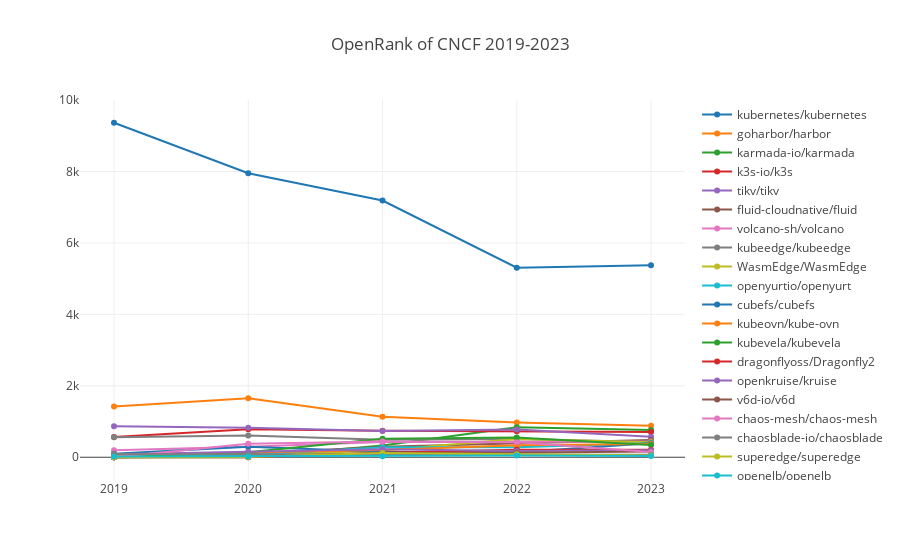

The notebook cell this image was saved under:
### Markdown cell above
### CNCF

### Code cell
processTechFieldData(':foundations/linux_foundation/cncf', 'CNCF');

### Figure 1 — Plotly figure (JSON) as saved in the notebook; plotly's stock layout.template omitted (floating-point values rounded to 4 significant figures)
{"data": [{"name": "kubernetes/kubernetes", "x": [2019, 2020, 2021, 2022, 2023], "y": [9365.0, 7951.0, 7188.0, 5307.0, 5374.0]}, {"name": "goharbor/harbor", "x": [2019, 2020, 2021, 2022, 2023], "y": [1422.0, 1653.0, 1131.0, 970.2, 885.0]}, {"name": "karmada-io/karmada", "x": [2019, 2020, 2021, 2022, 2023], "y": [0, 0, 331.9, 838.2, 764.6]}, {"name": "k3s-io/k3s", "x": [2019, 2020, 2021, 2022, 2023], "y": [567.0, 783.8, 739.1, 726.5, 708.3]}, {"name": "tikv/tikv", "x": [2019, 2020, 2021, 2022, 2023], "y": [866.0, 828.8, 735.1, 778.1, 572.0]}, {"name": "fluid-cloudnative/fluid", "x": [2019, 2020, 2021, 2022, 2023], "y": [0, 89.72, 297.0, 381.5, 481.8]}, {"name": "volcano-sh/volcano", "x": [2019, 2020, 2021, 2022, 2023], "y": [197.5, 295.7, 428.0, 444.4, 442.7]}, {"name": "kubeedge/kubeedge", "x": [2019, 2020, 2021, 2022, 2023], "y": [562.8, 611.5, 492.2, 510.6, 427.1]}, {"name": "WasmEdge/WasmEdge", "x": [2019, 2020, 2021, 2022, 2023], "y": [0.86, 34.32, 198.4, 512.3, 419.8]}, {"name": "openyurtio/openyurt", "x": [2019, 2020, 2021, 2022, 2023], "y": [0, 61.38, 281.5, 282.9, 395.3]}, {"name": "cubefs/cubefs", "x": [2019, 2020, 2021, 2022, 2023], "y": [96.31, 292.5, 157.2, 140.5, 392.4]}, {"name": "kubeovn/kube-ovn", "x": [2019, 2020, 2021, 2022, 2023], "y": [60.4, 125.1, 206.4, 334, 372.9]}, {"name": "kubevela/kubevela", "x": [2019, 2020, 2021, 2022, 2023], "y": [0, 140.1, 514.8, 555.1, 343.8]}, {"name": "dragonflyoss/Dragonfly2", "x": [2019, 2020, 2021, 2022, 2023], "y": [0, 0, 129.1, 207.1, 207.4]}, {"name": "openkruise/kruise", "x": [2019, 2020, 2021, 2022, 2023], "y": [84.37, 153.7, 222.5, 173.2, 197.4]}, {"name": "v6d-io/v6d", "x": [2019, 2020, 2021, 2022, 2023], "y": [0, 17.64, 121.7, 127.9, 162.1]}, {"name": "chaos-mesh/chaos-mesh", "x": [2019, 2020, 2021, 2022, 2023], "y": [1.6, 379.5, 440.2, 419.8, 148.1]}, {"name": "chaosblade-io/chaosblade", "x": [2019, 2020, 2021, 2022, 2023], "y": [90.08, 69.7, 68.23, 72.9, 70.38]}, {"name": "superedge/superedge", "x": [2019, 2020, 2021, 2022, 2023], "y": [0, 4.29, 119.6, 84.59, 46.11]}, {"name": "openelb/openelb", "x": [2019, 2020, 2021, 2022, 2023], "y": [18.44, 23.9, 29.27, 51.67, 32.79]}], "layout": {"autosize": true, "title": {"text": "OpenRank of CNCF 2019-2023"}, "xaxis": {"autorange": true, "range": [2019.0, 2023.0], "type": "linear"}, "yaxis": {"autorange": true, "range": [-772.8, 10140.0], "type": "linear"}}}
